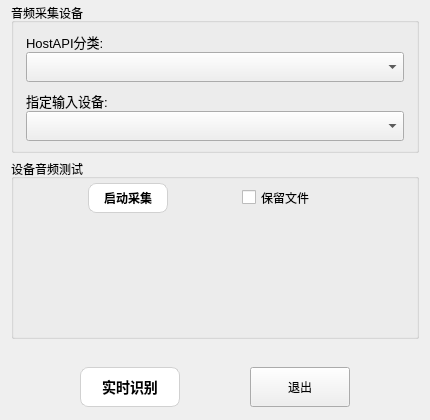
<?xml version="1.0" encoding="UTF-8"?>
<ui version="4.0">
 <class>Dialog</class>
 <widget class="QDialog" name="Dialog">
  <property name="geometry">
   <rect>
    <x>0</x>
    <y>0</y>
    <width>430</width>
    <height>420</height>
   </rect>
  </property>
  <property name="minimumSize">
   <size>
    <width>350</width>
    <height>420</height>
   </size>
  </property>
  <property name="maximumSize">
   <size>
    <width>3500</width>
    <height>4200</height>
   </size>
  </property>
  <property name="windowTitle">
   <string>Dialog</string>
  </property>
  <layout class="QGridLayout" name="gridLayout_2">
   <property name="topMargin">
    <number>3</number>
   </property>
   <property name="bottomMargin">
    <number>3</number>
   </property>
   <property name="spacing">
    <number>3</number>
   </property>
   <item row="0" column="0">
    <widget class="QGroupBox" name="groupBox1">
     <property name="sizePolicy">
      <sizepolicy hsizetype="Preferred" vsizetype="Fixed">
       <horstretch>0</horstretch>
       <verstretch>0</verstretch>
      </sizepolicy>
     </property>
     <property name="minimumSize">
      <size>
       <width>300</width>
       <height>150</height>
      </size>
     </property>
     <property name="title">
      <string>音频采集设备</string>
     </property>
     <layout class="QVBoxLayout" name="verticalLayout_4">
      <property name="spacing">
       <number>1</number>
      </property>
      <property name="leftMargin">
       <number>12</number>
      </property>
      <property name="topMargin">
       <number>1</number>
      </property>
      <property name="rightMargin">
       <number>12</number>
      </property>
      <property name="bottomMargin">
       <number>1</number>
      </property>
      <item>
       <layout class="QVBoxLayout" name="verticalLayout">
        <property name="spacing">
         <number>0</number>
        </property>
        <item>
         <widget class="QLabel" name="label_2">
          <property name="sizePolicy">
           <sizepolicy hsizetype="Preferred" vsizetype="Fixed">
            <horstretch>0</horstretch>
            <verstretch>0</verstretch>
           </sizepolicy>
          </property>
          <property name="minimumSize">
           <size>
            <width>0</width>
            <height>20</height>
           </size>
          </property>
          <property name="maximumSize">
           <size>
            <width>16777215</width>
            <height>20</height>
           </size>
          </property>
          <property name="font">
           <font>
            <family>Arial</family>
            <pointsize>10</pointsize>
            <weight>50</weight>
            <bold>false</bold>
           </font>
          </property>
          <property name="text">
           <string>HostAPI分类:</string>
          </property>
          <property name="buddy">
           <cstring>groupbox0</cstring>
          </property>
         </widget>
        </item>
        <item>
         <widget class="QComboBox" name="cb_hostapi">
          <property name="sizePolicy">
           <sizepolicy hsizetype="Preferred" vsizetype="Fixed">
            <horstretch>0</horstretch>
            <verstretch>0</verstretch>
           </sizepolicy>
          </property>
          <property name="minimumSize">
           <size>
            <width>300</width>
            <height>30</height>
           </size>
          </property>
          <property name="maximumSize">
           <size>
            <width>16777215</width>
            <height>30</height>
           </size>
          </property>
         </widget>
        </item>
       </layout>
      </item>
      <item>
       <layout class="QVBoxLayout" name="verticalLayout_2">
        <property name="spacing">
         <number>0</number>
        </property>
        <item>
         <widget class="QLabel" name="label">
          <property name="sizePolicy">
           <sizepolicy hsizetype="Preferred" vsizetype="Minimum">
            <horstretch>0</horstretch>
            <verstretch>0</verstretch>
           </sizepolicy>
          </property>
          <property name="minimumSize">
           <size>
            <width>0</width>
            <height>20</height>
           </size>
          </property>
          <property name="maximumSize">
           <size>
            <width>16777215</width>
            <height>20</height>
           </size>
          </property>
          <property name="font">
           <font>
            <family>Arial</family>
            <pointsize>10</pointsize>
            <weight>50</weight>
            <bold>false</bold>
           </font>
          </property>
          <property name="text">
           <string>指定输入设备:</string>
          </property>
         </widget>
        </item>
        <item>
         <widget class="QComboBox" name="cb_audio">
          <property name="sizePolicy">
           <sizepolicy hsizetype="Preferred" vsizetype="Fixed">
            <horstretch>0</horstretch>
            <verstretch>0</verstretch>
           </sizepolicy>
          </property>
          <property name="minimumSize">
           <size>
            <width>300</width>
            <height>30</height>
           </size>
          </property>
          <property name="maximumSize">
           <size>
            <width>16777215</width>
            <height>30</height>
           </size>
          </property>
         </widget>
        </item>
       </layout>
      </item>
     </layout>
    </widget>
   </item>
   <item row="2" column="0">
    <widget class="QGroupBox" name="groupBox2">
     <property name="sizePolicy">
      <sizepolicy hsizetype="Preferred" vsizetype="Expanding">
       <horstretch>0</horstretch>
       <verstretch>0</verstretch>
      </sizepolicy>
     </property>
     <property name="minimumSize">
      <size>
       <width>0</width>
       <height>180</height>
      </size>
     </property>
     <property name="title">
      <string>设备音频测试</string>
     </property>
     <layout class="QGridLayout" name="gridLayout">
      <property name="leftMargin">
       <number>3</number>
      </property>
      <property name="topMargin">
       <number>3</number>
      </property>
      <property name="rightMargin">
       <number>3</number>
      </property>
      <property name="bottomMargin">
       <number>3</number>
      </property>
      <property name="horizontalSpacing">
       <number>3</number>
      </property>
      <property name="verticalSpacing">
       <number>2</number>
      </property>
      <item row="1" column="0">
       <layout class="QVBoxLayout" name="verticalLayout_3">
        <property name="spacing">
         <number>2</number>
        </property>
        <item>
         <layout class="QHBoxLayout" name="horizontalLayout_2">
          <property name="spacing">
           <number>2</number>
          </property>
          <property name="topMargin">
           <number>1</number>
          </property>
          <property name="bottomMargin">
           <number>1</number>
          </property>
          <item>
           <spacer name="horizontalSpacer_4">
            <property name="orientation">
             <enum>Qt::Horizontal</enum>
            </property>
            <property name="sizeHint" stdset="0">
             <size>
              <width>40</width>
              <height>20</height>
             </size>
            </property>
           </spacer>
          </item>
          <item>
           <widget class="QPushButton" name="buttonDrawVoice">
            <property name="minimumSize">
             <size>
              <width>80</width>
              <height>30</height>
             </size>
            </property>
            <property name="styleSheet">
             <string notr="true">QWidget {
        background-color: #ffffff;  /* 背景颜色：白色 */
        color: #000000;             /* 文本颜色：黑色 */
        font-family: &quot;Helvetica Neue&quot;, sans-serif; /* 字体类型：Helvetica Neue */
        font-size: 12px;            /* 字体大小 */
        font-weight: bold;        /* 字体加粗 */
        border: 1px solid #d1d1d1;  /* 边框颜色：浅灰色 */
        border-radius: 8px;         /* 圆角半径 */
        padding: 4px;              /* 内边距 */
    }
    QWidget:hover {
        background-color: #f5f5f5;  /* 悬停时的背景颜色：浅灰色 */
        border: 1px solid #c1c1c1;  /* 悬停时的边框颜色：稍深的灰色 */
    }
    QWidget:pressed {
        background-color: #e0e0e0;  /* 按下时的背景颜色：更深的灰色 */
        border: 1px solid #b1b1b1;  /* 按下时的边框颜色：更深的灰色 */
    }</string>
            </property>
            <property name="text">
             <string>启动采集</string>
            </property>
           </widget>
          </item>
          <item>
           <spacer name="horizontalSpacer_6">
            <property name="orientation">
             <enum>Qt::Horizontal</enum>
            </property>
            <property name="sizeHint" stdset="0">
             <size>
              <width>40</width>
              <height>20</height>
             </size>
            </property>
           </spacer>
          </item>
          <item>
           <widget class="QCheckBox" name="checkboxSaveFile">
            <property name="minimumSize">
             <size>
              <width>100</width>
              <height>25</height>
             </size>
            </property>
            <property name="text">
             <string>保留文件</string>
            </property>
           </widget>
          </item>
          <item>
           <spacer name="horizontalSpacer_5">
            <property name="orientation">
             <enum>Qt::Horizontal</enum>
            </property>
            <property name="sizeHint" stdset="0">
             <size>
              <width>40</width>
              <height>20</height>
             </size>
            </property>
           </spacer>
          </item>
         </layout>
        </item>
        <item>
         <widget class="QWidget" name="widgetWave" native="true">
          <property name="sizePolicy">
           <sizepolicy hsizetype="Preferred" vsizetype="Expanding">
            <horstretch>0</horstretch>
            <verstretch>0</verstretch>
           </sizepolicy>
          </property>
          <property name="minimumSize">
           <size>
            <width>300</width>
            <height>100</height>
           </size>
          </property>
          <property name="maximumSize">
           <size>
            <width>3000</width>
            <height>1000</height>
           </size>
          </property>
         </widget>
        </item>
       </layout>
      </item>
     </layout>
    </widget>
   </item>
   <item row="3" column="0">
    <spacer name="verticalSpacer">
     <property name="orientation">
      <enum>Qt::Vertical</enum>
     </property>
     <property name="sizeType">
      <enum>QSizePolicy::Minimum</enum>
     </property>
     <property name="sizeHint" stdset="0">
      <size>
       <width>5</width>
       <height>40</height>
      </size>
     </property>
    </spacer>
   </item>
   <item row="4" column="0">
    <widget class="QFrame" name="groupbox0">
     <property name="minimumSize">
      <size>
       <width>0</width>
       <height>60</height>
      </size>
     </property>
     <layout class="QGridLayout" name="gridLayout_3">
      <property name="leftMargin">
       <number>0</number>
      </property>
      <property name="topMargin">
       <number>0</number>
      </property>
      <property name="rightMargin">
       <number>0</number>
      </property>
      <property name="bottomMargin">
       <number>0</number>
      </property>
      <property name="spacing">
       <number>0</number>
      </property>
      <item row="0" column="0">
       <spacer name="horizontalSpacer">
        <property name="orientation">
         <enum>Qt::Horizontal</enum>
        </property>
        <property name="sizeHint" stdset="0">
         <size>
          <width>42</width>
          <height>20</height>
         </size>
        </property>
       </spacer>
      </item>
      <item row="0" column="1">
       <widget class="QPushButton" name="buttonRun">
        <property name="minimumSize">
         <size>
          <width>100</width>
          <height>40</height>
         </size>
        </property>
        <property name="maximumSize">
         <size>
          <width>100</width>
          <height>40</height>
         </size>
        </property>
        <property name="styleSheet">
         <string notr="true">QWidget {
        background-color: #ffffff;  /* 背景颜色：白色 */
        color: #000000;             /* 文本颜色：黑色 */
        font-family: &quot;Helvetica Neue&quot;, sans-serif; /* 字体类型：Helvetica Neue */
        font-size: 14px;            /* 字体大小 */
        font-weight: bold;        /* 字体加粗 */
        border: 1px solid #d1d1d1;  /* 边框颜色：浅灰色 */
        border-radius: 8px;         /* 圆角半径 */
        padding: 4px;              /* 内边距 */
    }
    QWidget:hover {
        background-color: #f5f5f5;  /* 悬停时的背景颜色：浅灰色 */
        border: 1px solid #c1c1c1;  /* 悬停时的边框颜色：稍深的灰色 */
    }
    QWidget:pressed {
        background-color: #e0e0e0;  /* 按下时的背景颜色：更深的灰色 */
        border: 1px solid #b1b1b1;  /* 按下时的边框颜色：更深的灰色 */
    }</string>
        </property>
        <property name="text">
         <string>实时识别</string>
        </property>
       </widget>
      </item>
      <item row="0" column="2">
       <spacer name="horizontalSpacer_2">
        <property name="orientation">
         <enum>Qt::Horizontal</enum>
        </property>
        <property name="sizeHint" stdset="0">
         <size>
          <width>41</width>
          <height>20</height>
         </size>
        </property>
       </spacer>
      </item>
      <item row="0" column="3">
       <widget class="QPushButton" name="buttonExit">
        <property name="sizePolicy">
         <sizepolicy hsizetype="Fixed" vsizetype="Fixed">
          <horstretch>0</horstretch>
          <verstretch>0</verstretch>
         </sizepolicy>
        </property>
        <property name="minimumSize">
         <size>
          <width>100</width>
          <height>40</height>
         </size>
        </property>
        <property name="maximumSize">
         <size>
          <width>100</width>
          <height>40</height>
         </size>
        </property>
        <property name="styleSheet">
         <string notr="true"/>
        </property>
        <property name="text">
         <string>退出</string>
        </property>
       </widget>
      </item>
      <item row="0" column="4">
       <spacer name="horizontalSpacer_3">
        <property name="orientation">
         <enum>Qt::Horizontal</enum>
        </property>
        <property name="sizeHint" stdset="0">
         <size>
          <width>42</width>
          <height>20</height>
         </size>
        </property>
       </spacer>
      </item>
     </layout>
    </widget>
   </item>
   <item row="1" column="0">
    <spacer name="verticalSpacer_2">
     <property name="orientation">
      <enum>Qt::Vertical</enum>
     </property>
     <property name="sizeType">
      <enum>QSizePolicy::Fixed</enum>
     </property>
     <property name="sizeHint" stdset="0">
      <size>
       <width>20</width>
       <height>3</height>
      </size>
     </property>
    </spacer>
   </item>
  </layout>
 </widget>
 <resources/>
 <connections/>
</ui>
